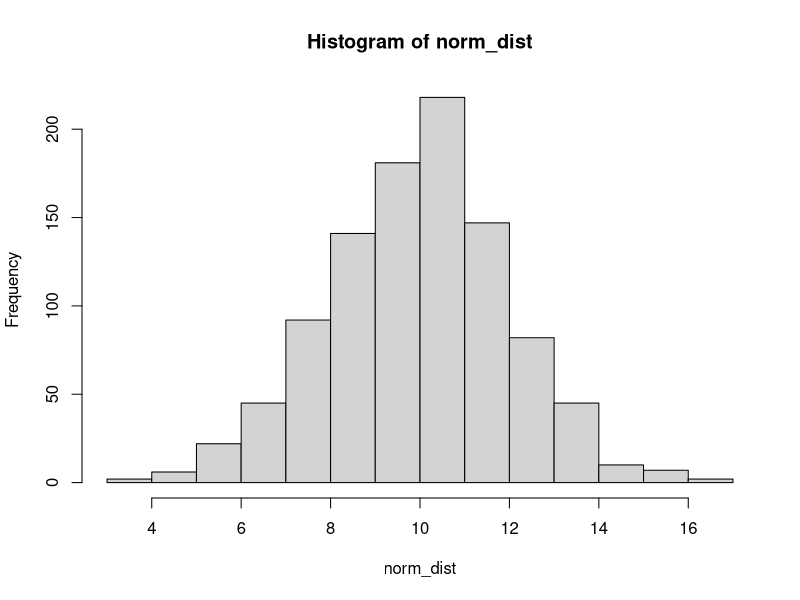
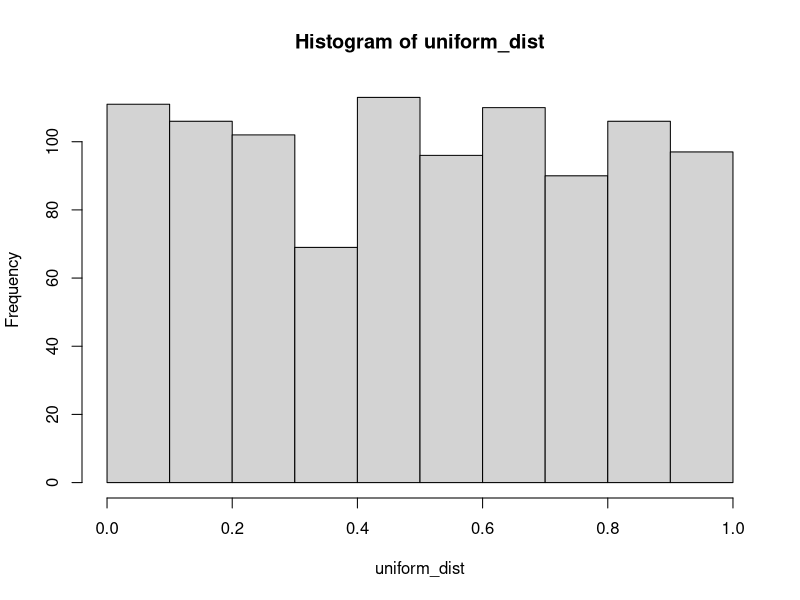

The R source for these figures, in order:


#normal dist
norm_dist <- rnorm(1000, mean=10, sd=2)
hist(norm_dist)

#uniform distribution
uniform_dist <- runif(1000)
hist(uniform_dist)
